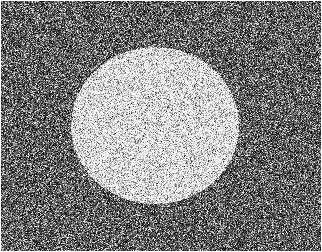
%> input picture Pratikum 5/Noisegray50%Gaussian.png, 322 x 252 px
$ octave Pseudo_code_4_9.m   (GNU Octave 9; MATLAB toolbox functions it lacks are replaced by stand-ins)
%> lines starting %> are read from the running program, lines starting %| are printed output that depends on the picture
clear all;
I = imread('Noisegray50%Gaussian.png');
%> I is the input picture: size 252x322 uint8; min 0, max 255, mean 129

s1 = input('Masukan nilai standar deviasi 1 : ');
%> the answer given: 1
s2 = input('Masukan nilai standar deviasi 2 : ');
%> the answer given: 3
A1 = (1/(2*pi*s1^2)); A2 = (1/(2*pi*s2^2));
C1 = (2*s1^2); C2 = (2*s2^2)
for i = 1 : 9
    for j = 1 : 9
        G1(i,j) = A1*exp(-((i-5)^2 + (j-5)^2) / C1);
        G2(i,j) = A2*exp(-((i-5)^2 + (j-5)^2) / C2);
    end
end
Idog1 = conv2(I, G1, 'same');
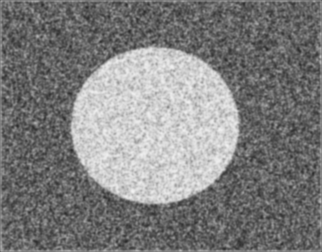
%> Idog1: size 252x322 double; min 44.24, max 242.5, mean 127.9
Idog2 = conv2(I, G2, 'same');
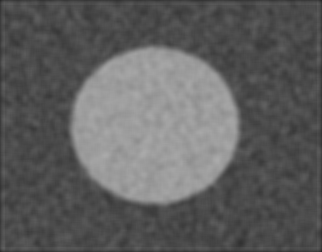
%> Idog2: size 252x322 double; min 40.35, max 170.6, mean 95.6
Idog = abs(Idog1 - Idog2);
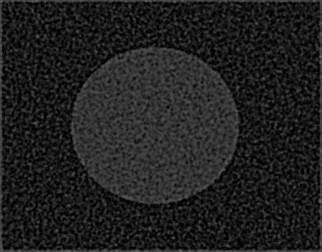
%> Idog: size 252x322 double; min 0.00136, max 107, mean 32.6
figure(1) , imshow(I);
figure(2), imshow(uint8(Idog));
